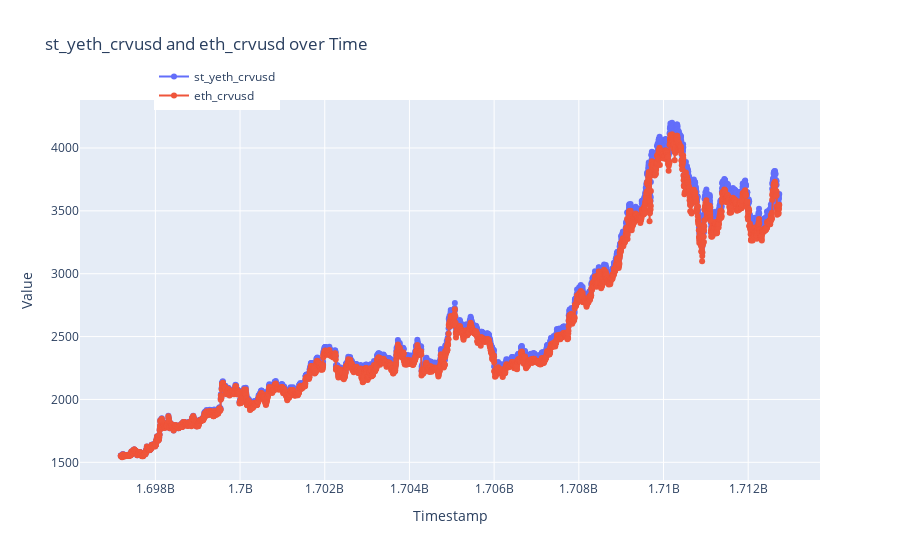

Notebook code cell kept with this figure:
### Code cell
# Create a trace for the st_yeth_crvusd
trace1 = go.Scatter(
    x=data['Timestamp'],
    y=data['st_yeth_crvusd'],
    mode='lines+markers',
    name='st_yeth_crvusd'  # Add a name for the legend
)

# Create a trace for the eth_crvusd
trace2 = go.Scatter(
    x=data['Timestamp'],
    y=data['eth_crvusd'],
    mode='lines+markers',
    name='eth_crvusd'  # Add a name for the legend
)

# Create a layout for the graph
layout = go.Layout(
    title='st_yeth_crvusd and eth_crvusd over Time',
    xaxis=dict(title='Timestamp'),
    yaxis=dict(title='Value'),
    legend=dict(x=0.1, y=1.1)  # Add a legend
)

# Create the figure and display it
fig = go.Figure(data=[trace1, trace2], layout=layout)
fig.show()
fig.write_image("my_plot.png")

### Figure 1 — Plotly figure (JSON) as saved in the notebook; plotly's stock layout.template omitted (floating-point values rounded to 4 significant figures; data arrays with more than 128 entries replaced by an {"elided": "..."} marker saying what was removed)
{"data": [{"mode": "lines+markers", "name": "st_yeth_crvusd", "type": "scatter", "x": {"elided": "4000 int values"}, "y": {"elided": "4000 float values"}}, {"mode": "lines+markers", "name": "eth_crvusd", "type": "scatter", "x": {"elided": "4000 int values"}, "y": {"elided": "4000 float values"}}], "layout": {"legend": {"x": 0.1, "y": 1.1}, "title": {"text": "st_yeth_crvusd and eth_crvusd over Time"}, "xaxis": {"title": {"text": "Timestamp"}}, "yaxis": {"title": {"text": "Value"}}}}
